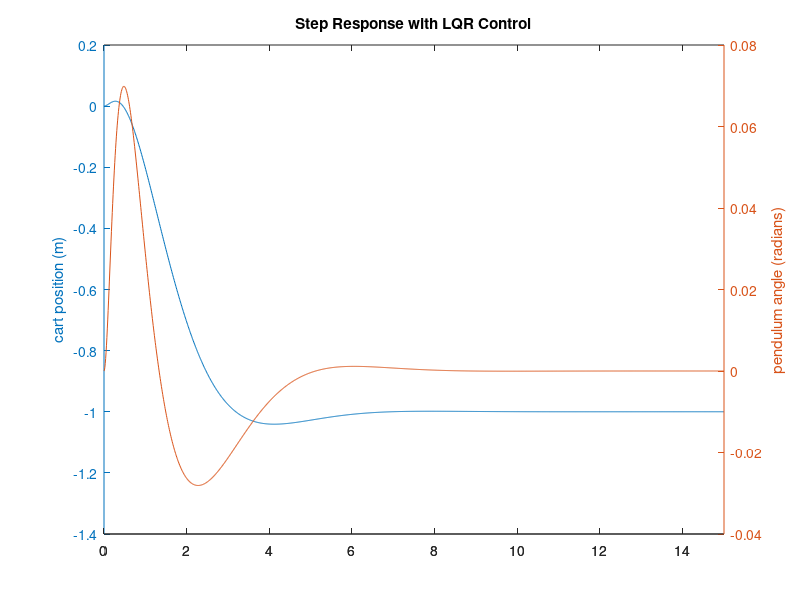

The MATLAB script that drew this image:
M = 0.5;
m = 0.2;
b = 0.1;
I = 0.006;
l = 0.3;
g = 9.8;
q = (I+m*l*l)*(M+m) - (m*l)^2;

A  = [0     1            0           0;
      0 -b*(I+m*l^2)/q (g*(m*l)^2)/q 0;
      0     0            0           1;
      0     -b*m*l/q   m*g*l*(M+m)/q 0];
  
B  = [0;
      (I+m*l*l)/q;
      0;
      m*l/q];
  
C  = [1 0 0 0;
      0 0 1 0];
  
D  = [0;
      0];
  
Q = C'*C;
R = 1;
K = lqr(A,B,Q,R);

Ac = (A-B*K);
Bc = B;
Cc = C;
Dc = D;

states = {'x' 'x_dot' 'phi' 'phi_dot'};
inputs = {'r'};
outputs = {'x' 'phi'};

sys_cl = ss(Ac,Bc,Cc,Dc,'statename',states,'inputname',inputs,'outputname',outputs);

t = 0:0.01:15;
u = ones(size(t));
[y,t,x]=lsim(sys_cl,u,t);
[AX,H1,H2] = plotyy(t,y(:,1),t,y(:,2),'plot');
set(get(AX(1),'Ylabel'),'String','cart position (m)')
set(get(AX(2),'Ylabel'),'String','pendulum angle (radians)')
title('Step Response with LQR Control')